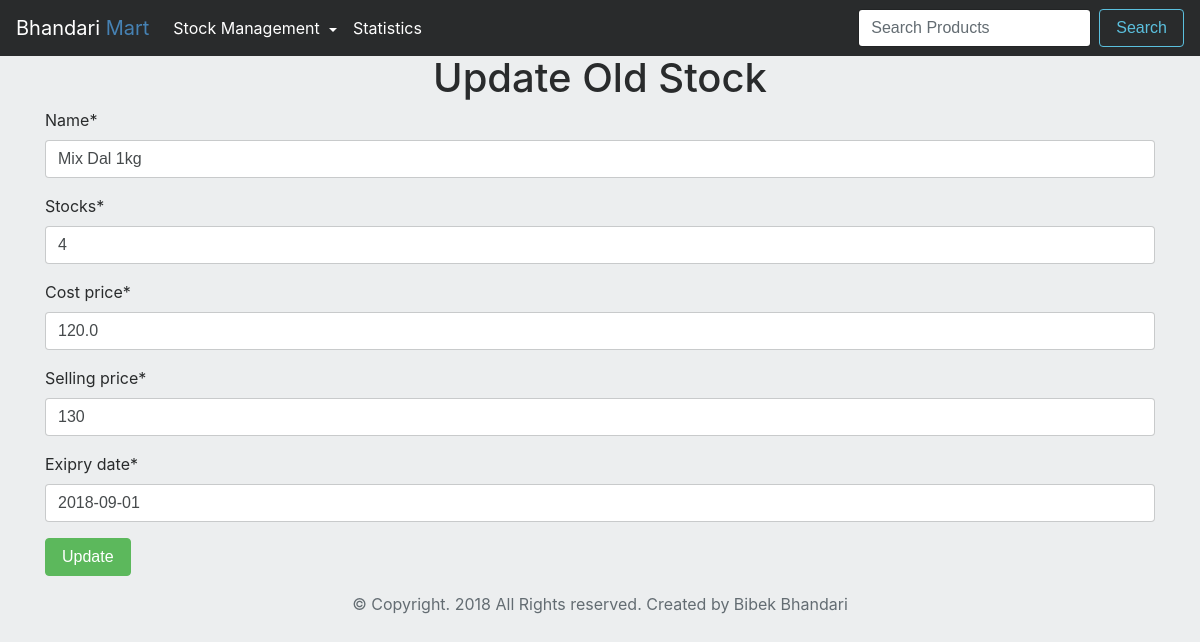
The page /update-stocks/Mix-Dal-1kg/ (signed in) on the database as committed earlier.
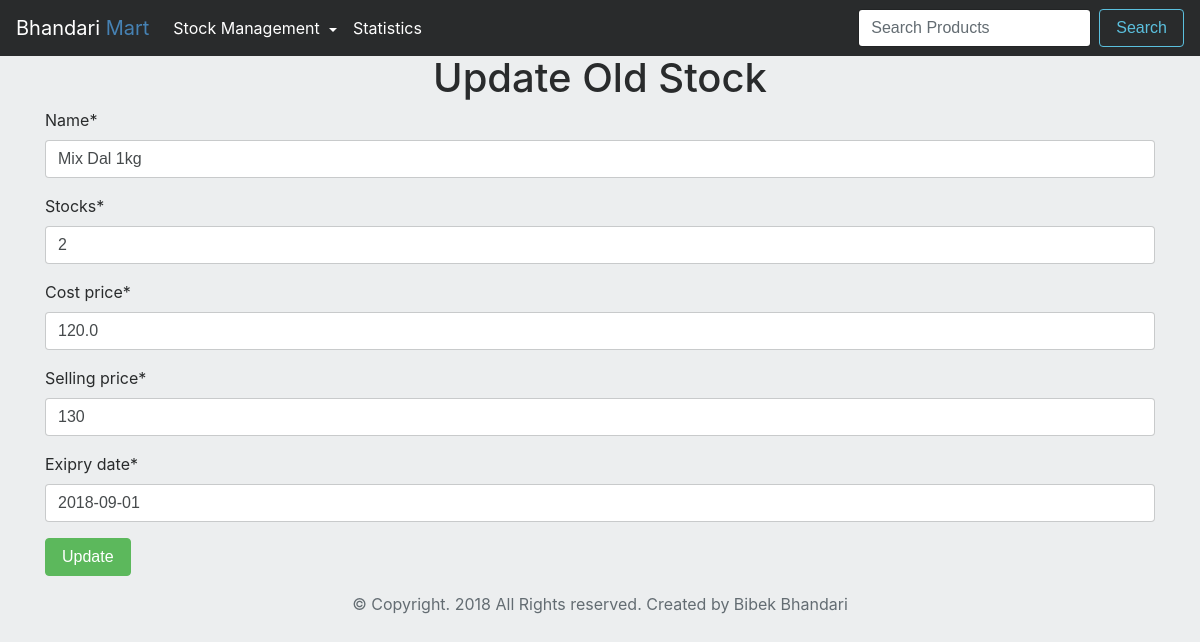
The same page on the database as committed later.
### shop/models.py (models this page shows, shortened)
class Product(models.Model):
    name = models.CharField(max_length=200)
    cost_price = models.FloatField()
    selling_price = models.IntegerField()
    stocks = models.IntegerField()
    totalcp = models.FloatField()
    totalsp = models.IntegerField()
    assumed_profit = models.FloatField()
    left_amount = models.FloatField()
    exipry_date = models.DateField()
    added_date = models.DateField(auto_now_add=True)
    slug = models.SlugField(max_length=300)

### shop/views.py (the view)
# urls.py: url(r'^update-stocks/(?P<slug>.*)/$', views.update_stocks, name='update_stocks'),
def update_stocks(request, slug):
    if request.user.is_superuser:
        details = Product.objects.get(slug=slug)
        text = "Update Old Stock"
        if request.method == 'POST':
            form = ProductForm(request.POST or None, instance=details)
            if form.is_valid():
                data = form.save(commit=False)
                data.totalcp = float(details.totalcp) + float(data.stocks) * float(data.cost_price)
                data.totalsp = int(details.totalsp) + int(data.stocks) * int(data.selling_price)
                data.left_amount = float(details.left_amount) + float(data.stocks) * float(data.cost_price)
                data.save()
                data.assumed_profit = float(data.totalsp - data.totalcp)
                data.save()
                return redirect("shop:home")
        else:
            form = ProductForm(instance=details)
        return render(request, 'shop/updatestock.html', {'form': form, 'text': text})
    else:
        return redirect("shop:login_user")

### shop/forms.py
class ProductForm(forms.ModelForm):
    class Meta:
        model = Product
        fields = ('name', 'stocks', 'cost_price', 'selling_price', 'exipry_date',)

### shop/templates/shop/updatestock.html (shortened to what this page needs)
{% extends 'shop/base.html' %}
{% load crispy_forms_tags %}
{% block content %}
<div class="container">
    <h1 class="text-center">{{ text }}</h1>
    <form action="" method="post">
        {{ form|crispy }}
        <input type="submit" value="Update" class="btn btn-md btn-success">
    </form>
</div>
{% endblock %}

Rows that differ between the two databases and show on the page:
changed Product "Mix Dal 1kg": stocks "4" → "2"
